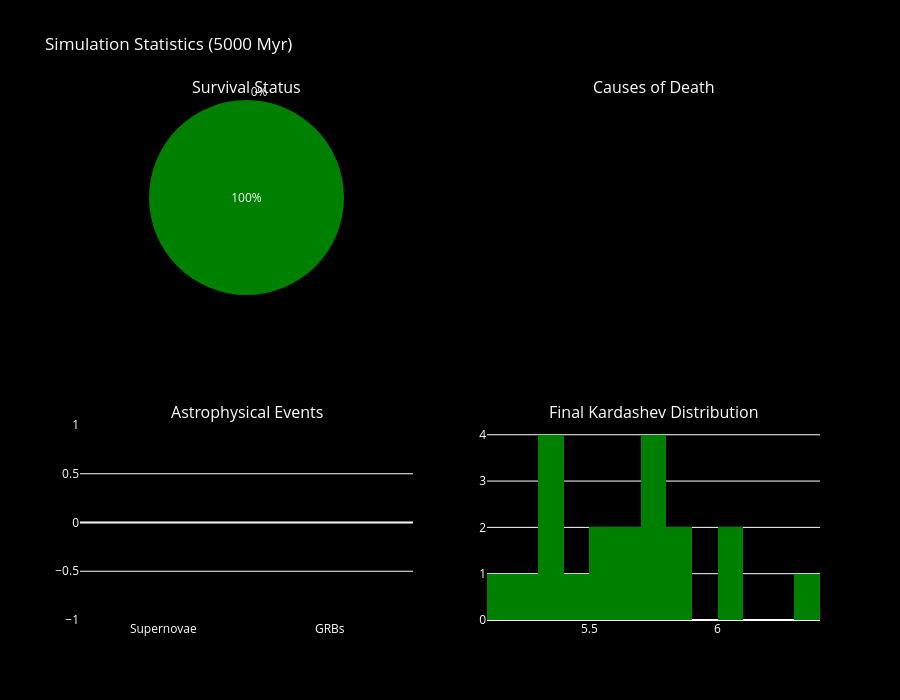

This figure's notebook cell:
### Markdown cell above
## 📊 Statistics Dashboard

Comprehensive overview of simulation outcomes.

### Code cell
# Statistics dashboard
if current_sim_data is not None:
    fig = create_statistics_dashboard(current_sim_data)
    fig.show()
else:
    print("⚠️  No simulation data. Run a simulation first!")

### Figure 1 — Plotly figure (JSON) as saved in the notebook; plotly's stock layout.template omitted (floating-point values rounded to 4 significant figures)
{"data": [{"domain": {"x": [0, 0.45], "y": [0.625, 1]}, "hovertemplate": "%{label}: %{value} (%{percent})<extra></extra>", "labels": ["Alive", "Dead"], "marker": {"colors": ["green", "red"]}, "type": "pie", "values": [20, 0]}, {"hovertemplate": "%{x}: %{y} events<extra></extra>", "marker": {"color": ["orange", "purple"]}, "type": "bar", "x": ["Supernovae", "GRBs"], "xaxis": "x2", "y": [0, 0], "yaxis": "y2"}, {"hovertemplate": "K-level %{x:.1f}: %{y} civs<extra></extra>", "marker": {"color": "green"}, "nbinsx": 20, "type": "histogram", "x": [6.037, 5.679, 5.784, 5.337, 6.094, 5.89, 5.477, 5.383, 5.38, 5.733, 5.145, 6.305, 5.832, 5.508, 5.395, 5.703, 5.625, 5.75, 5.537, 5.258], "xaxis": "x3", "yaxis": "y3"}], "layout": {"annotations": [{"font": {"size": 16}, "showarrow": false, "text": "Survival Status", "x": 0.225, "xanchor": "center", "xref": "paper", "y": 1, "yanchor": "bottom", "yref": "paper"}, {"font": {"size": 16}, "showarrow": false, "text": "Causes of Death", "x": 0.775, "xanchor": "center", "xref": "paper", "y": 1, "yanchor": "bottom", "yref": "paper"}, {"font": {"size": 16}, "showarrow": false, "text": "Astrophysical Events", "x": 0.225, "xanchor": "center", "xref": "paper", "y": 0.375, "yanchor": "bottom", "yref": "paper"}, {"font": {"size": 16}, "showarrow": false, "text": "Final Kardashev Distribution", "x": 0.775, "xanchor": "center", "xref": "paper", "y": 0.375, "yanchor": "bottom", "yref": "paper"}], "font": {"color": "white"}, "height": 700, "paper_bgcolor": "black", "plot_bgcolor": "black", "showlegend": false, "title": {"text": "Simulation Statistics (5000 Myr)"}, "xaxis": {"anchor": "y", "domain": [0.55, 1]}, "xaxis2": {"anchor": "y2", "domain": [0, 0.45]}, "xaxis3": {"anchor": "y3", "domain": [0.55, 1]}, "yaxis": {"anchor": "x", "domain": [0.625, 1]}, "yaxis2": {"anchor": "x2", "domain": [0, 0.375]}, "yaxis3": {"anchor": "x3", "domain": [0, 0.375]}}}
